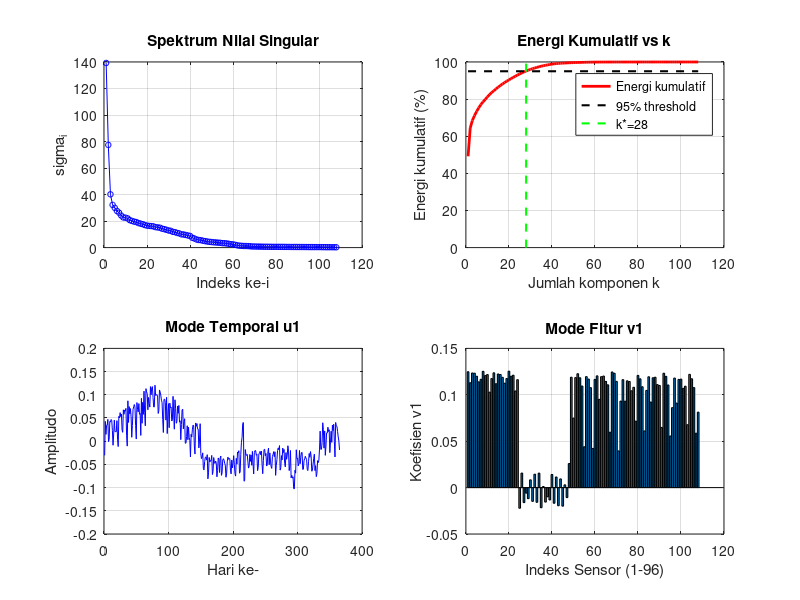
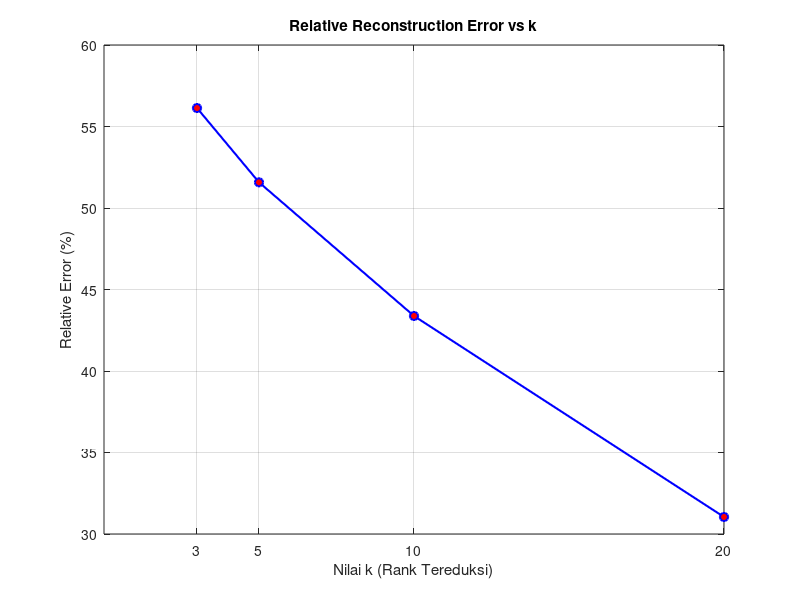
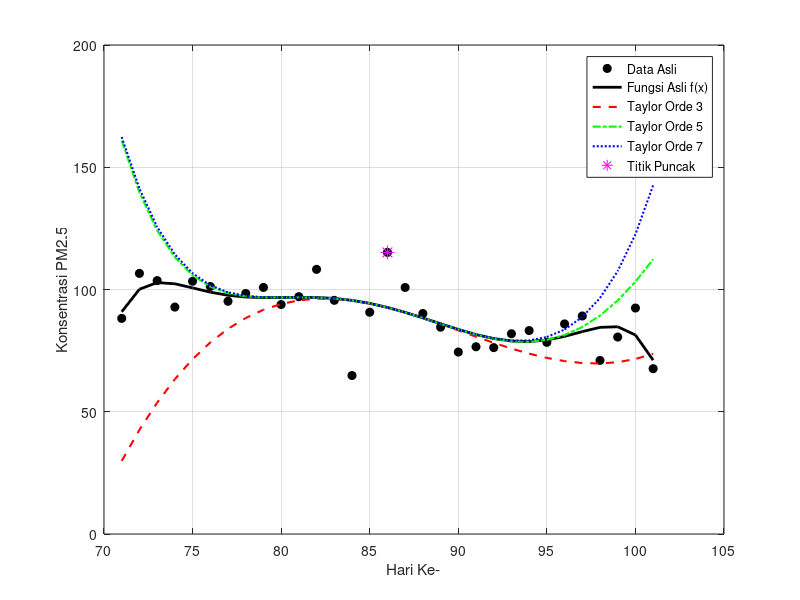
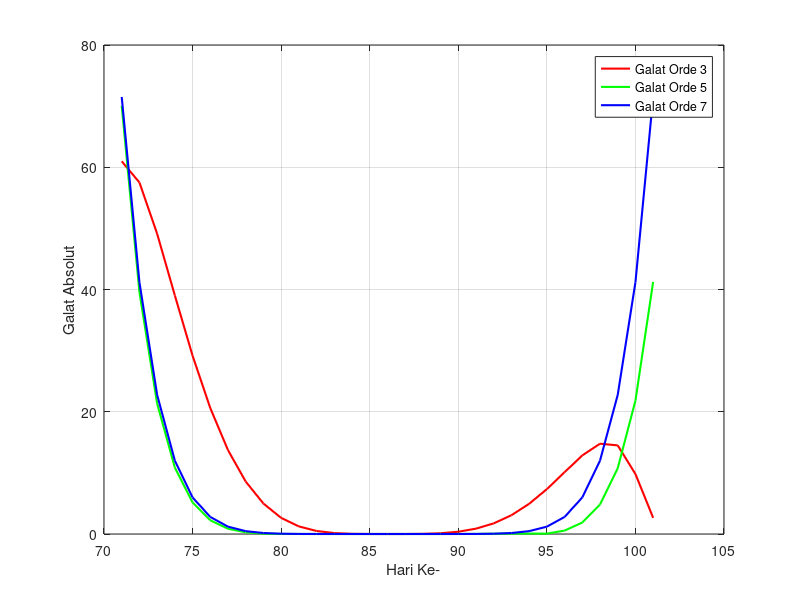

Here is the MATLAB script that generated these plots, in order: (Note: this script raises an error after producing the figures.)
clear; clc;

% Membaca dataset dari file CSV
data = dlmread('DataSet_KualitasUdara_K1.csv', ',', 1, 0);
% Mengekstrak  data (kolom 2 sampai 97)
A = data(:, 2:end);

%% BAGIAN 1
% Menampilkan ukuran matriks diawal untuk memverifikasi 
fprintf('BAGIAN 1: Matriks A dan Normalisasi Z-Score\n');
fprintf('Ukuran matriks A: %d baris x %d kolom\n', size(A, 1), size(A, 2));
[m, n] = size(A); % m = 365 (baris), n = 96 (kolom)

mean_j = (ones(1,m) * A) / m; % menghitung mean dari setiap kolom menggunakan operasi
                              % matriks dengan menjumlahkan semua baris tiap kolom, lalu dibagi m
simpangan = A - ones(m,1) * mean_j; % Menghtung simpangan agar rata-rata tiap kolom = 0
varians = (ones(1,m) * (simpangan .^ 2)) / m; % Menghitung varians setiap kolom
stddv = sqrt(varians); % Menghitung standar deviasi
% Mulai menghitung z_Score
Z = simpangan ./ (ones(m,1) * stddv);
fprintf('Ukuran matriks Z (setelah normalisasi): %d baris x %d kolom\n', size(Z,1), size(Z,2));
% verifikasi hasil normalisasi
mean_Z    = (ones(1,m) * Z) / m;
varians_Z   = (ones(1,m) * ((Z - ones(m,1)*mean_Z) .^ 2)) / m;
stddv_Z = sqrt(varians_Z);

fprintf('Verifikasi Normalisasi Z-Score:\n');
fprintf('Max nilai absolut mean Z : %.2e\n', max(abs(mean_Z)));
fprintf('Max selisih std Z dari 1 : %.2e\n', max(abs(stddv_Z - 1)));
fprintf('Min nilai Z : %.4f\n', min(Z(:)));
fprintf('Max nilai Z : %.4f\n', max(Z(:)));

%% Bagian 2 
% Melakukan SVD penuh pada matriks Z = U * S * V'
fprintf('BAGIAN 2: SVD Penuh dan Analisis Spektrum\n');

% Menghasilkan U(365x96), S(96x96), V(96x96)
[U, S, V] = svd(Z, 'econ');

% Menampilkan ukuran ketiga matriks hasil SVD untuk verifikasi
fprintf('Ukuran U  : %d x %d\n', size(U,1), size(U,2)); % vektor singular kiri
fprintf('Ukuran S  : %d x %d\n', size(S,1), size(S,2)); % nilai singular
fprintf('Ukuran V  : %d x %d\n', size(V,1), size(V,2)); % vektor singular kanan

% Verifikasi rekonstruksi Z = U * S * V'
Z_rekon = U * S * V';
err_rekon = norm(Z - Z_rekon, 'fro');
fprintf('Verifikasi rekonstruksi Z = U*S*V :\n');
fprintf('norm(Z - U*S*V) = %.2e\n', err_rekon);

% Verifikasi sifat ortogonal U dan V
err_U = max(max(abs(U'*U - eye(size(U,2)))));
err_V = max(max(abs(V'*V - eye(size(V,2)))));
fprintf('Cek U x U = I : max error = %.2e\n', err_U);
fprintf('Cek V x V = I : max error = %.2e\n', err_V);

% Mengambil nilai singular dari diagonal matriks S
sv = diag(S);

% Menghitung energi tiap komponen
energi = sv .^ 2;
total_energi = (ones(1, length(sv)) * energi);
energi_prop = energi / total_energi; % proporsi energi tiap komponen
energi_kum = cumsum(energi_prop); % energi kumulatif

% Menampilkan 10 nilai singular terbesar
fprintf('10 Nilai Singular Terbesar:\n');
fprintf('  i  |  sigma_i  |  Energi(%%)  |  Kumulatif(%%)\n');
fprintf('-----|-----------|------------|-------------\n');
for i = 1:10
    fprintf('  %2d | %9.4f | %10.4f | %11.4f\n', ...
        i, sv(i), energi_prop(i)*100, energi_kum(i)*100);
end

% Dekomposisi rank-1: Z = sigma1*u1*v1' + sigma2*u2*v2' + ...
fprintf('Dekomposisi Rank-1 (20 komponen pertama):\n');
fprintf('  i  |  sigma_i  |  Error sisa\n');
fprintf('-----|-----------|------------\n');

Z_approx = zeros(m, n); % matriks akumulasi komponen rank-1
for i = 1:20
    % Menambahkan komponen rank-1 ke-i
    komponen_i = S(i,i) * U(:,i) * V(:,i)';
    Z_approx = Z_approx + komponen_i;
    sisa = norm(Z - Z_approx, 'fro'); % error sisa setelah i komponen
    fprintf('  %2d | %9.4f | %11.4f\n', i, sv(i), sisa);
end

% Menentukan rank efektif k* berdasarkan energi kumulatif >= 95%
% k* = jumlah komponen minimum yang merangkum 95% variansi data
fprintf('Rank efektif untuk berbagai threshold energi:\n');
for thr = [0.90, 0.95, 0.99]
    k_thr = find(energi_kum >= thr, 1, 'first');
    fprintf('k untuk %.0f%% energi: %d (dari %d total)\n', thr*100, k_thr, n);
end

% Menetapkan rank efektif utama = 95%
k_efektif = find(energi_kum >= 0.95, 1, 'first');
fprintf('Rank efektif k* = %d\n', k_efektif);
fprintf('Energi kumulatif pada k=%d : %.4f%%\n', k_efektif, energi_kum(k_efektif)*100);

% Rekonstruksi rank-k untuk beberapa nilai k
k_list = unique([3, 5, 10, 20, k_efektif]);
fprintf('Rekonstruksi Rank-k:\n');
fprintf('  k  |  Energi Kum(%%)  |  Rel. Error(%%)\n');
fprintf('-----|----------------|---------------\n');
for idx = 1:length(k_list)
    k = k_list(idx);
    % Merekonstruksi Z dengan k komponen pertama
    Z_k = U(:,1:k) * S(1:k,1:k) * V(:,1:k)';
    % Menghitung relative error hasil rekonstruksi
    rel_err = norm(Z - Z_k, 'fro') / norm(Z, 'fro');
    fprintf('  %2d  | %14.4f | %13.4f\n', k, energi_kum(k)*100, rel_err*100);
end

% Menampilkan interpretasi nilai singular
fprintf('Interpretasi Nilai Singular:\n');
fprintf('sigma_1 = %.4f (%.2f%%) -> pola polusi dominan\n', sv(1), energi_prop(1)*100);
fprintf('sigma_2 = %.4f (%.2f%%) -> pola sekunder\n', sv(2), energi_prop(2)*100);
fprintf('sigma_%d = %.4f (%.2f%%) -> mulai merepresentasikan noise\n', ...
    k_efektif+1, sv(k_efektif+1), energi_prop(k_efektif+1)*100);

% Visualisasi spektrum nilai singular dan energi kumulatif
figure;

% Plot spektrum nilai singular
subplot(2, 2, 1);
plot(1:n, sv, 'b-o', 'MarkerSize', 4);
xlabel('Indeks ke-i');
ylabel('sigma_i');
title('Spektrum Nilai Singular');
grid on;

% Plot energi kumulatif dengan garis threshold 95%
subplot(2, 2, 2);
plot(1:n, energi_kum*100, 'r-', 'LineWidth', 2);
hold on;
plot([1 n], [95 95], 'k--', 'LineWidth', 1.5);
plot([k_efektif k_efektif], [0 100], 'g--', 'LineWidth', 1.5);
xlabel('Jumlah komponen k');
ylabel('Energi kumulatif (%)');
title('Energi Kumulatif vs k');
legend('Energi kumulatif', '95% threshold', sprintf('k*=%d', k_efektif));
grid on;

% Plot mode temporal u1 (pola polusi dominan sepanjang 365 hari)
subplot(2, 2, 3);
plot(1:365, U(:,1), 'b-');
xlabel('Hari ke-');
ylabel('Amplitudo');
title('Mode Temporal u1');
grid on;

% Plot mode fitur v1 
subplot(2, 2, 4);
bar(1:n, V(:,1));
xlabel('Indeks Sensor (1-96)');
ylabel('Koefisien v1');
title('Mode Fitur v1');
grid on;

%% Bagian 3 
% Rekonstruksi Matriks dengan Rank Tereduksi
fprintf('\nBAGIAN 3: Rekonstruksi Matriks (k = 3, 5, 10, 20)\n');

% Daftar nilai k yang akan dievaluasi
k_values = [3, 5, 10, 20];
errors = zeros(length(k_values), 1);

% Rumus: Akar dari jumlah kuadrat seluruh elemen matriks
kuadrat_Z = Z .^ 2;
jumlah_kuadrat_Z = sum(sum(kuadrat_Z)); % menjumlahkan semua elemen baris dan kolom
norm_Z_manual = sqrt(jumlah_kuadrat_Z);

for i = 1:length(k_values)
    k_val = k_values(i);

    % Mengambil k kolom/baris pertama dari U, S, dan V
    Uk = U(:, 1:k_val);
    Sk = S(1:k_val, 1:k_val);
    Vk = V(:, 1:k_val);

    % Rekonstruksi matriks tereduksi (Z_k)
    Zk = Uk * Sk * Vk';
    
    % 2. Menghitung relative reconstruction error 
    % Menghitung matriks selisih (Z - Zk)
    matriks_selisih = Z - Zk;

    % Menghitung Frobenius norm dari matriks selisih
    kuadrat_selisih = matriks_selisih .^ 2;
    jumlah_kuadrat_selisih = sum(sum(kuadrat_selisih));
    norm_selisih_manual = sqrt(jumlah_kuadrat_selisih);

    % Menghitung error relatif: ||Z - Z_k||_F / ||Z||_F
    rel_error = norm_selisih_manual / norm_Z_manual;
    errors(i) = rel_error;

    fprintf('Relative reconstruction error untuk k = %2d: %.4f (%.2f%%)\n', k_val, rel_error, rel_error * 100);
end

% Visualisasi Error Rekonstruksi 
figure('Name', 'Reconstruction Error', 'NumberTitle', 'off');
plot(k_values, errors * 100, 'b-o', 'LineWidth', 1.5, 'MarkerSize', 6, 'MarkerFaceColor', 'r');
title('Relative Reconstruction Error vs k');
xlabel('Nilai k (Rank Tereduksi)');
ylabel('Relative Error (%)');
xticks(k_values);
grid on;

%% Bagian 4
fprintf('\nBAGIAN 4: Aproksimasi Deret Taylor PM2.5\n');


% data(:,1) adalah kolom 'Hari ke-', A(:,1) adalah data PM2.5_1 (kolom pertama polutan)
x_data = data(:, 1);       
y_data = A(:, 1);       

% Menghapus baris yang mengandung NaN untuk mencegah error kalkulasi matriks
valid_idx = ~isnan(x_data) & ~isnan(y_data);
x_data = x_data(valid_idx);
y_data = y_data(valid_idx);

% Penentuan Titik Puncak
[max_val, max_idx] = max(y_data);
x0 = x_data(max_idx);      

% Pembentukan Window Data (15 Hari sebelum dan sesudah puncak)
win_size = 15;
idx_start = max(1, max_idx - win_size);
idx_end = min(length(x_data), max_idx + win_size);

x_win = x_data(idx_start:idx_end);
y_win = y_data(idx_start:idx_end);

% TRANSFORMASI TITIK PUSAT (Menghindari "Badly Conditioned Polynomial")
dx = x_win - x0; 

% Curve Fitting pada Data Terpusat
p = polyfit(dx, y_win, 8);

% Eksekusi Turunan Analitik
p1 = polyder(p); p2 = polyder(p1); p3 = polyder(p2);
p4 = polyder(p3); p5 = polyder(p4); p6 = polyder(p5);
p7 = polyder(p6);

% Evaluasi di titik pusat lokal (dx = 0)
d0 = polyval(p, 0);  d1 = polyval(p1, 0); d2 = polyval(p2, 0);
d3 = polyval(p3, 0); d4 = polyval(p4, 0); d5 = polyval(p5, 0);
d6 = polyval(p6, 0); d7 = polyval(p7, 0);

% Substitusi Deret Taylor (Orde 3, 5, 7)
T3 = d0 + d1.*dx + (d2/factorial(2)).*dx.^2 + (d3/factorial(3)).*dx.^3;
T5 = T3 + (d4/factorial(4)).*dx.^4 + (d5/factorial(5)).*dx.^5;
T7 = T5 + (d6/factorial(6)).*dx.^6 + (d7/factorial(7)).*dx.^7;

% Kalkulasi Galat Absolut Analitik
f_true = polyval(p, dx);
err3 = abs(f_true - T3);
err5 = abs(f_true - T5);
err7 = abs(f_true - T7);

% Visualisasi Render
figure('Name', 'Aproksimasi Deret Taylor PM2.5', 'NumberTitle', 'off');
plot(x_win, y_win, 'ko', 'MarkerFaceColor', 'k', 'DisplayName', 'Data Asli'); hold on;
plot(x_win, f_true, 'k-', 'LineWidth', 2, 'DisplayName', 'Fungsi Asli f(x)');
plot(x_win, T3, 'r--', 'LineWidth', 1.5, 'DisplayName', 'Taylor Orde 3');
plot(x_win, T5, 'g-.', 'LineWidth', 1.5, 'DisplayName', 'Taylor Orde 5');
plot(x_win, T7, 'b:', 'LineWidth', 1.5, 'DisplayName', 'Taylor Orde 7');
plot(x0, max_val, 'm*', 'MarkerSize', 10, 'DisplayName', 'Titik Puncak');
legend('Location', 'best'); xlabel('Hari Ke-'); ylabel('Konsentrasi PM2.5'); grid on;

figure('Name', 'Analisis Galat Aproksimasi', 'NumberTitle', 'off');
plot(x_win, err3, 'r-', 'LineWidth', 1.5, 'DisplayName', 'Galat Orde 3'); hold on;
plot(x_win, err5, 'g-', 'LineWidth', 1.5, 'DisplayName', 'Galat Orde 5');
plot(x_win, err7, 'b-', 'LineWidth', 1.5, 'DisplayName', 'Galat Orde 7');
legend('Location', 'best'); xlabel('Hari Ke-'); ylabel('Galat Absolut'); grid on;



%% Bagian 5
fprintf('BAGIAN 5: Perhitungan Paparan Polutan Menggunakan Integral\n');
%Turunan parsial fungsi konsentrasi polutan
PM25 = A(:, 1); % PM2.5 titik pemantauan 1
n_hari = length(PM25); % 365
%Suhu dalam Celsius: 25-35 derajat
T = 28 + 5 * sin(2*pi*(1:n_hari)/365)';
%Kelembaban dalam persen: 60-90%
H = 75 + 15 * cos(2*pi*(1:n_hari)/365)';
%Kecepatan Angin dalam m/s: 1-5 m/s
W = 3 + 2 * sin(2*pi*(1:n_hari)/180)';

%Rumus: C(T, H, W) = a0 + a1*T + a2*H + a3*W + a4*T*H + a5*H*W
fprintf('\nMenghitung koefisien regresi...\n');

%Susun matriks fitur X
X = [ones(n_hari,1), T, H, W, T.*H, H.*W];

%Hitung koefisien dengan metode Least Squares: a = (X'X)^-1 * X' * C
a = (X' * X) \ (X' * PM25);

fprintf('Koefisien model berhasil dihitung.\n');
fprintf('  a0 (konstanta) = %.4f\n', a(1));
fprintf('  a1 (suhu T)    = %.4f\n', a(2));
fprintf('  a2 (kelembaban H) = %.4f\n', a(3));
fprintf('  a3 (angin W)   = %.4f\n', a(4));
fprintf('  a4 (T*H)       = %.4f\n', a(5));
fprintf('  a5 (H*W)       = %.4f\n', a(6));

fprintf('\n Turunan parsial analitik \n'); 

%Hitung nilai rata-rata T, H, W
T_mean = mean(T);
H_mean = mean(H);
W_mean = mean(W);

dC_dT = a(2) + a(5) * H_mean;
dC_dH = a(3) + a(5) * T_mean + a(6) * W_mean;
dC_dW = a(4) + a(6) * H_mean;

fprintf('Dihitung pada titik rata-rata: T=%.2f, H=%.2f, W=%.2f\n', T_mean, H_mean, W_mean);
fprintf('\ndC/dT (terhadap suhu)        = %.4f ug/m3 per degC\n', dC_dT);
fprintf('dC/dH (terhadap kelembaban)  = %.4f ug/m3 per persen\n', dC_dH);
fprintf('dC/dW (terhadap angin)       = %.4f ug/m3 per m/s\n', dC_dW);

%Rumus beda hingga: df/dx ≈ [f(x+h) - f(x-h)] / (2h)

fprintf('\n Verifikasi turunan numerik\n');

h = 0.01; % langkah kecil

% Fungsi anonim model C
C_model = @(t, hh, w) a(1) + a(2)*t + a(3)*hh + a(4)*w + a(5)*t.*hh + a(6)*hh.*w;

%Turunan numerik di titik rata-rata
dC_dT_num = (C_model(T_mean+h, H_mean, W_mean) - C_model(T_mean-h, H_mean, W_mean)) / (2*h);
dC_dH_num = (C_model(T_mean, H_mean+h, W_mean) - C_model(T_mean, H_mean-h, W_mean)) / (2*h);
dC_dW_num = (C_model(T_mean, H_mean, W_mean+h) - C_model(T_mean, H_mean, W_mean-h)) / (2*h);

fprintf('dC/dT numerik = %.4f  (analitik = %.4f)\n', dC_dT_num, dC_dT);
fprintf('dC/dH numerik = %.4f  (analitik = %.4f)\n', dC_dH_num, dC_dH);
fprintf('dC/dW numerik = %.4f  (analitik = %.4f)\n', dC_dW_num, dC_dW);

%Hitung turunan parsial harian untuk semua data
dC_dT_harian = a(2) + a(5) .* H;
dC_dH_harian = a(3) + a(5) .* T + a(6) .* W;
dC_dW_harian = a(4) + a(6) .* H;

%visualisasi 
figure('Name', 'Bagian 5 - Turunan Parsial', 'Position', [100, 100, 1200, 800]);

%Plot 1: Data PM2.5 asli
subplot(2, 3, 1);
plot(1:n_hari, PM25, 'b-', 'LineWidth', 1.2);
xlabel('Hari ke-'); ylabel('PM2.5 (ug/m3)');
title('Data PM2.5 Asli (Titik 1)');
grid on;

%Plot 2: dC/dT harian
subplot(2, 3, 2);
plot(1:n_hari, dC_dT_harian, 'r-', 'LineWidth', 1.2);
xlabel('Hari ke-'); ylabel('dC/dT');
title('Turunan Parsial terhadap Suhu (T)');
grid on;
yline(0, 'k--', 'nol');

%Plot 3: dC/dH harian
subplot(2, 3, 3);
plot(1:n_hari, dC_dH_harian, 'g-', 'LineWidth', 1.2);
xlabel('Hari ke-'); ylabel('dC/dH');
title('Turunan Parsial terhadap Kelembaban (H)');
grid on;
yline(0, 'k--', 'nol');

%Plot 4: dC/dW harian
subplot(2, 3, 4);
plot(1:n_hari, dC_dW_harian, 'm-', 'LineWidth', 1.2);
xlabel('Hari ke-'); ylabel('dC/dW');
title('Turunan Parsial terhadap Kecepatan Angin (W)');
grid on;
yline(0, 'k--', 'nol');

%Plot 5: Membandingkan turunan
subplot(2, 3, 5);
bar([dC_dT, dC_dH, dC_dW]);
set(gca, 'XTickLabel', {'dC/dT', 'dC/dH', 'dC/dW'});
ylabel('Nilai Turunan di Titik Rata-rata');
title('Perbandingan Turunan Parsial');
grid on;

%Plot 6: PM2.5 vs Suhu untuk scatter plyt
subplot(2, 3, 6);
scatter(T, PM25, 10, 'b', 'filled', 'MarkerFaceAlpha', 0.3);
xlabel('Suhu (degC)'); ylabel('PM2.5 (ug/m3)');
title('Hubungan PM2.5 vs Suhu');
grid on;

sgtitle('Bagian 5: Analisis Turunan Parsial Konsentrasi Polutan PM2.5');

fprintf('\n=== INTERPRETASI FISIK ===\n');

if dC_dT < 0
    fprintf('dC/dT < 0 : Ketika suhu naik 1 degC, konsentrasi PM2.5 TURUN %.4f ug/m3\n', abs(dC_dT));
    fprintf('  -> Suhu tinggi menyebabkan konveksi udara, polutan terbawa ke atas (menyebar)\n');
else
    fprintf('dC/dT > 0 : Ketika suhu naik 1 degC, konsentrasi PM2.5 NAIK %.4f ug/m3\n', dC_dT);
    fprintf('  -> Suhu tinggi meningkatkan reaksi kimia pembentukan polutan sekunder\n');
end

if dC_dH > 0
    fprintf('\ndC/dH > 0 : Ketika kelembaban naik 1%%, konsentrasi PM2.5 NAIK %.4f ug/m3\n', dC_dH);
    fprintf('  -> Kelembaban tinggi menyebabkan partikel PM2.5 menggumpal (hygroscopic growth)\n');
else
    fprintf('\ndC/dH < 0 : Ketika kelembaban naik 1%%, konsentrasi PM2.5 TURUN %.4f ug/m3\n', abs(dC_dH));
    fprintf('  -> Kelembaban tinggi menyebabkan partikel mengendap (wet deposition)\n');
end

if dC_dW < 0
    fprintf('\ndC/dW < 0 : Ketika angin naik 1 m/s, konsentrasi PM2.5 TURUN %.4f ug/m3\n', abs(dC_dW));
    fprintf('  -> Angin kencang mengencerkan dan menyebarkan polutan ke area lebih luas\n');
else
    fprintf('\ndC/dW > 0 : Ketika angin naik 1 m/s, konsentrasi PM2.5 NAIK %.4f ug/m3\n', dC_dW);
    fprintf('  -> Angin membawa polutan dari daerah lain ke titik pemantauan\n');
end

%% Bagian 6
% Analisis Paparan Polutan Menggunakan Integral
data_asli = A;
profil_harian = mean(data_asli, 1); % Menghitung nilai mean tiap kolom sensor sepanjang tahun

% Membentuk domain kontinu waktu (t) dari jam 0 hingga jam 24.
t_data = linspace(0, 24, length(profil_harian));

% Menentukan batas-batas integrasi batas bawah (a) dan batas atas (b)
t_pagi_mulai = 6; t_pagi_selesai = 14; % Jendela waktu Pagi - Siang (8 jam)
t_malam_mulai = 14; t_malam_selesai = 22; % Jendela waktu Siang - Malam (8 jam)

% Digunakan polinomial derajat 7 (orde 7) untuk memodelkan fluktuasi polutan udara secara smooth
orde_poly = 7;
p_integral = polyfit(t_data, profil_harian, orde_poly);

% Proses Integrasi Simbolik 
p_integrasi = [p_integral ./ (orde_poly+1:-1:1), 0];

% Menghitung akumulasi eksak untuk Periode 1 (Pagi - Siang: 06.00 s.d 14.00)
analitik_pagi = polyval(p_integrasi, t_pagi_selesai) - polyval(p_integrasi, t_pagi_mulai);

% Menghitung akumulasi eksak untuk Periode 2 (Siang - Malam: 14.00 s.d 22.00)
analitik_malam = polyval(p_integrasi, t_malam_selesai) - polyval(p_integrasi, t_malam_mulai);

% Menggunakan pemetaan kondisi logis untuk mencari indeks baris di dalam matriks
idx_6 = find(t_data >= t_pagi_mulai, 1, 'first');
idx_14 = find(t_data >= t_pagi_selesai, 1, 'first');
idx_22 = find(t_data >= t_malam_selesai, 1, 'first');

% A. Perhitungan Aturan Trapesium untuk Jendela Pagi-Siang
t_pagi = t_data(idx_6:idx_14);       % Mengiris partisi waktu internal pagi
y_pagi = profil_harian(idx_6:idx_14);% Mengiris nilai polutan koordinat Y
N_pagi = length(t_pagi) - 1;         % Jumlah sub-interval partisi trapesium
h_pagi = (t_pagi(end) - t_pagi(1)) / N_pagi; % Menghitung lebar langkah (step size h)
% Implementasi Aturan Trapesium Komposisi: I = (h/2) * [y0 + 2*sum(y_i) + yN]
numerik_pagi = (h_pagi / 2) * (y_pagi(1) + 2*sum(y_pagi(2:end-1)) + y_pagi(end));

% B. Perhitungan Aturan Trapesium untuk Jendela Siang-Malam
t_malam = t_data(idx_14:idx_22);       % Mengiris partisi waktu internal malam
y_malam = profil_harian(idx_14:idx_22);% Mengiris nilai polutan koordinat Y
N_malam = length(t_malam) - 1;         % Jumlah sub-interval partisi trapesium
h_malam = (t_malam(end) - t_malam(1)) / N_malam; % Menghitung lebar langkah (step size h)
% Implementasi Aturan Trapesium Komposisi
numerik_malam = (h_malam / 2) * (y_malam(1) + 2*sum(y_malam(2:end-1)) + y_malam(end));

% Menghitung Galat Absolut: Nilai Mutlak dari |Solusi Analitik - Solusi Numerik|
err_abs_pagi = abs(analitik_pagi - numerik_pagi);
% Menghitung Galat Relatif dalam bentuk presentase terhadap Solusi Analitik Eksak
err_rel_pagi = (err_abs_pagi / analitik_pagi) * 100;
% Mengulangi perhitungan galat absolut dan relatif untuk sesi Siang-Malam
err_abs_malam = abs(analitik_malam - numerik_malam);
err_rel_malam = (err_abs_malam / analitik_malam) * 100;

% Proses pencetakan data numerik akhir secara terstruktur 
fprintf('\nHASIL INTEGRAL PAPARAN POLUTAN:\n');
fprintf('----------------------------------------------------------------\n');
fprintf('Periode Pagi-Siang (06.00 - 14.00):\n');
fprintf('   - Solusi Analitik (Poly-7)  : %.4f\n', analitik_pagi);
fprintf('   - Solusi Numerik (Trapezoid): %.4f\n', numerik_pagi);
fprintf('   - Galat Absolut             : %.4e\n', err_abs_pagi);
fprintf('   - Galat Relatif             : %.4f%%\n', err_rel_pagi);
fprintf('-----------------------------------------------------------------\n');
fprintf('Periode Siang-Malam (14.00 - 22.00):\n');
fprintf('   - Solusi Analitik (Poly-7)  : %.4f\n', analitik_malam);
fprintf('   - Solusi Numerik (Trapezoid): %.4f\n', numerik_malam);
fprintf('   - Galat Absolut             : %.4e\n', err_abs_malam);
fprintf('   - Galat Relatif             : %.4f%%\n', err_rel_malam);
fprintf('-----------------------------------------------------------------\n');

% visualisasi grafik
figure('Name', 'Analisis Integral Paparan Polutan', 'NumberTitle', 'off');

% Menggambar kurva kontinu beresolusi tinggi (500 titik) menggunakan koefisien polinomial
t_mulus = linspace(0, 24, 500);
y_mulus = polyval(p_integral, t_mulus);

% Plotting data asli diskret beserta kurva matematikanya
plot(t_data, profil_harian, 'k.', 'MarkerSize', 8, 'DisplayName', 'Data Rata-rata Polutan'); hold on;
plot(t_mulus, y_mulus, 'k-', 'LineWidth', 1.5, 'DisplayName', 'Kurva Pendekatan f(t)');

% Representasi Geometris Integral Sesi Pagi-Siang: Mewarnai area di bawah kurva dengan warna Hijau (g)
t_fill_pagi = linspace(t_pagi_mulai, t_pagi_selesai, 100);
y_fill_pagi = polyval(p_integral, t_fill_pagi);
fill([t_fill_pagi, fliplr(t_fill_pagi)], [y_fill_pagi, zeros(1,100)], 'g', ...
    'FaceAlpha', 0.3, 'DisplayName', sprintf('Pagi-Siang (Num: %.2f)', numerik_pagi));

% Representasi Geometris Integral Sesi Siang-Malam: Mewarnai area di bawah kurva dengan warna Merah (r)
t_fill_malam = linspace(t_malam_mulai, t_malam_selesai, 100);
y_fill_malam = polyval(p_integral, t_fill_malam);
fill([t_fill_malam, fliplr(t_fill_malam)], [y_fill_malam, zeros(1,100)], 'r', ...
    'FaceAlpha', 0.3, 'DisplayName', sprintf('Siang-Malam (Num: %.2f)', numerik_malam));

% Konfigurasi pelabelan aksis dan plot grafik ilmiah
title('Perbandingan Total Paparan Polutan berdasarkan Interval Waktu');
xlabel('Jam (Waktu) dalam 24 Jam');
ylabel('Konsentrasi Polutan');
xlim([0 24]);
xticks(0:2:24); % Membuat penanda waktu berjarak kelipatan 2 jam
grid on;
legend('Location', 'best');

%% Bagian 7
% Analisis Akhir Hasil Pemodelan Kualitas Udara

fprintf('\nBAGIAN 7: Analisis Akhir dan Kesimpulan\n');

% Mengumpulkan beberapa indikator utama dari hasil sebelumnya
energi_95 = energi_kum(k_efektif) * 100;

mean_err_taylor3 = mean(err3);
mean_err_taylor5 = mean(err5);
mean_err_taylor7 = mean(err7);

fprintf('\nRINGKASAN HASIL:\n');
fprintf('------------------------------------------------------\n');
fprintf('Rank efektif SVD (95%% energi)      : %d\n', k_efektif);
fprintf('Energi kumulatif                   : %.2f%%\n', energi_95);
fprintf('------------------------------------------------------\n');
fprintf('Galat rata-rata Taylor orde 3      : %.6f\n', mean_err_taylor3);
fprintf('Galat rata-rata Taylor orde 5      : %.6f\n', mean_err_taylor5);
fprintf('Galat rata-rata Taylor orde 7      : %.6f\n', mean_err_taylor7);
fprintf('------------------------------------------------------\n');
fprintf('Paparan pagi-siang                 : %.4f\n', numerik_pagi);
fprintf('Paparan siang-malam                : %.4f\n', numerik_malam);
fprintf('------------------------------------------------------\n');

% Membandingkan galat Taylor
figure('Name','Bagian 7 - Ringkasan Analisis','NumberTitle','off');

subplot(2,2,1);
bar([mean_err_taylor3 mean_err_taylor5 mean_err_taylor7]);
set(gca,'XTickLabel',{'Orde 3','Orde 5','Orde 7'});
ylabel('Galat Rata-rata');
title('Perbandingan Galat Taylor');
grid on;

% Membandingkan error rekonstruksi SVD
subplot(2,2,2);
plot(k_values, errors*100,'o-','LineWidth',1.5);
xlabel('Nilai k');
ylabel('Relative Error (%)');
title('Error Rekonstruksi SVD');
grid on;

% Perbandingan paparan polutan
subplot(2,2,3);
bar([numerik_pagi numerik_malam]);
set(gca,'XTickLabel',{'06-14','14-22'});
ylabel('Total Paparan');
title('Perbandingan Paparan Polutan');
grid on;

% Energi kumulatif SVD
subplot(2,2,4);
plot(energi_kum*100,'LineWidth',1.5);
hold on;
plot([1 length(energi_kum)],[95 95],'r--');
xlabel('Komponen');
ylabel('Energi Kumulatif (%)');
title('Energi Kumulatif SVD');
grid on;

fprintf('\nKESIMPULAN SEMENTARA:\n');

if mean_err_taylor7 < mean_err_taylor5 && mean_err_taylor5 < mean_err_taylor3
    fprintf('- Orde Taylor yang lebih tinggi menghasilkan galat yang lebih kecil.\n');
end

fprintf('- Semakin besar nilai k, error rekonstruksi SVD semakin kecil.\n');
fprintf('- Sebagian besar informasi data telah direpresentasikan oleh %d komponen utama.\n', k_efektif);

if numerik_pagi > numerik_malam
    fprintf('- Paparan polutan lebih besar pada periode pagi-siang.\n');
else
    fprintf('- Paparan polutan lebih besar pada periode siang-malam.\n');
end
